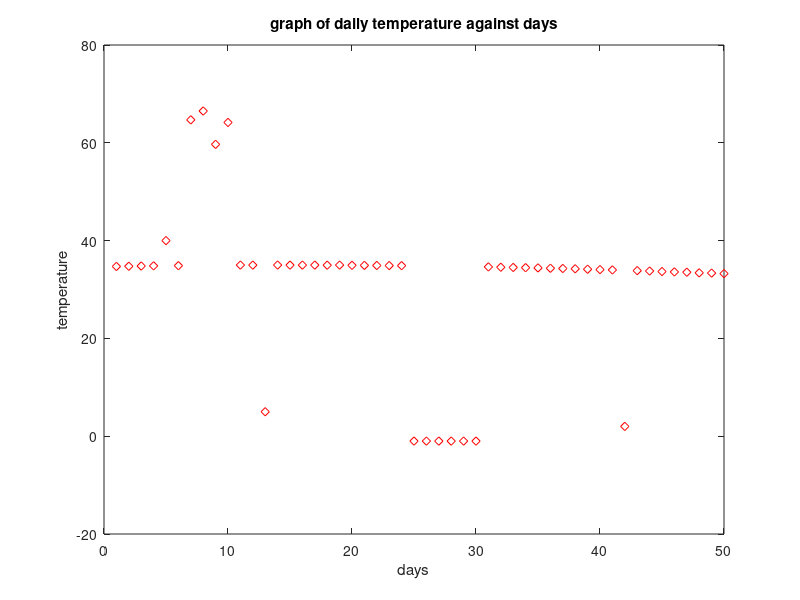
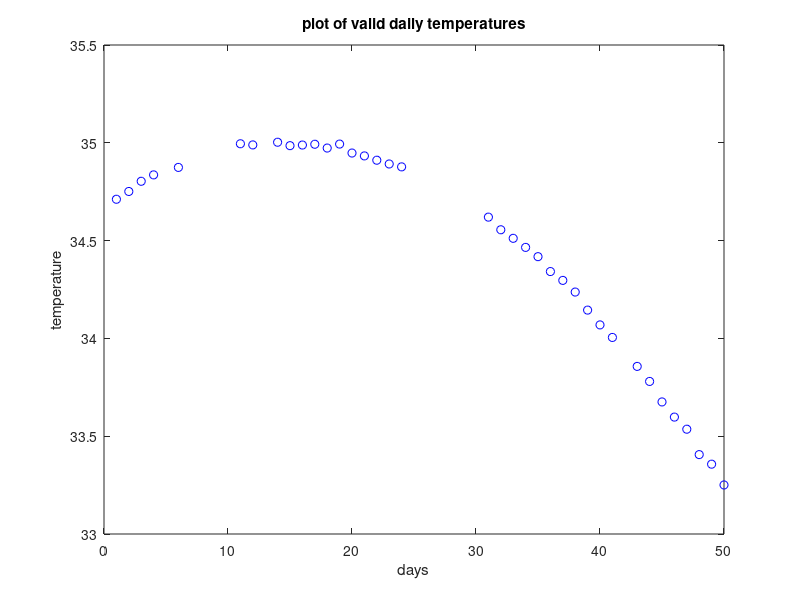

These figures' MATLAB source, in order:
% Name: Andrew Pang
% Date: 5 APR 2019
% Task 3 : Noisy data
close all; clear all; clc;

%opens the file temperatures.txt
datum = fopen('temperatures.txt');

%reads the first line and converts it to a numerix matrix
temp_vals = str2num(fgetl(datum));

%creates the vector days based on the size of vector temp_vals
days = 1:1:length(temp_vals);

%plots the graph of daily temperature agiasnt no of days
plot(days,temp_vals,'rd');
title('graph of daily temperature against days');

%labels the axes
xlabel('days');
ylabel('temperature');

%creates a logical array valid_pos which sets all values below 0 and above
%45 to false
valid_pos = 0 < temp_vals & temp_vals < 45;

%sets values at position 5, 13 and 42 to false
valid_pos([5 13 42]) = 0;

%creates a new vector valid_val which contails all the valid temperatures
%based on their positions in the logical array
valid_val = temp_vals(valid_pos);

%creates a new vector days2 which contains the days at which the valid
%temperature occurs based on their positions in the logical array
days2 = days(valid_pos);

%opens a new figure
figure;

%plots graph of valid temperatures agaisnt the day it occured.
plot(days2,valid_val,'bo');
title('plot of valid daily temperatures')

%labels the axes
xlabel('days');
ylabel('temperature');

fclose(datum);

        
        
        
    